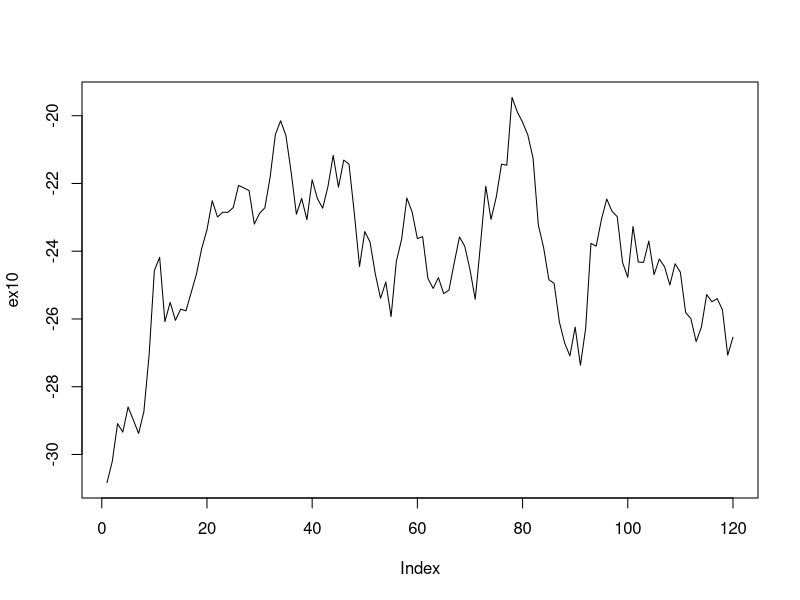
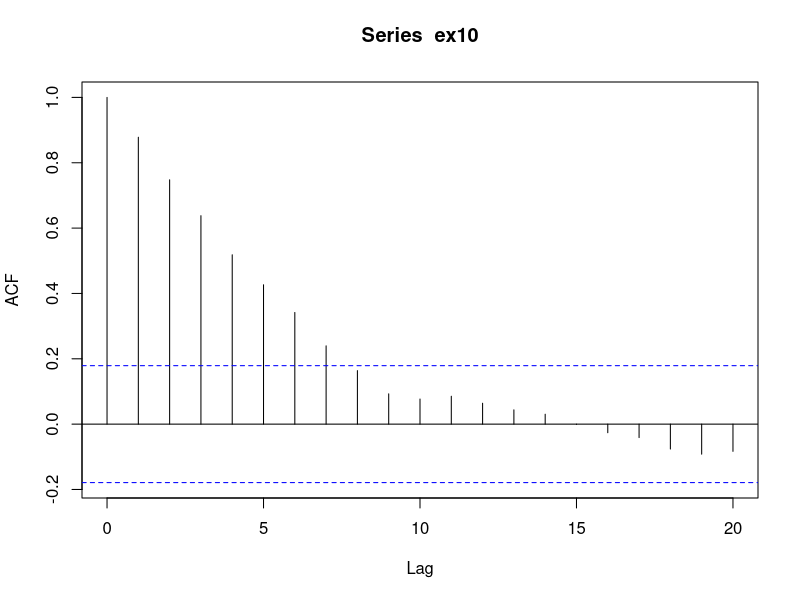
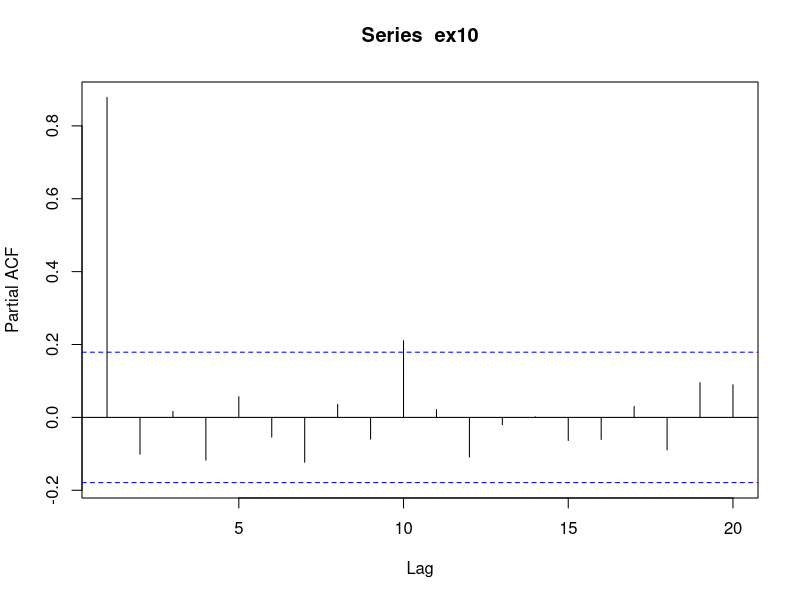
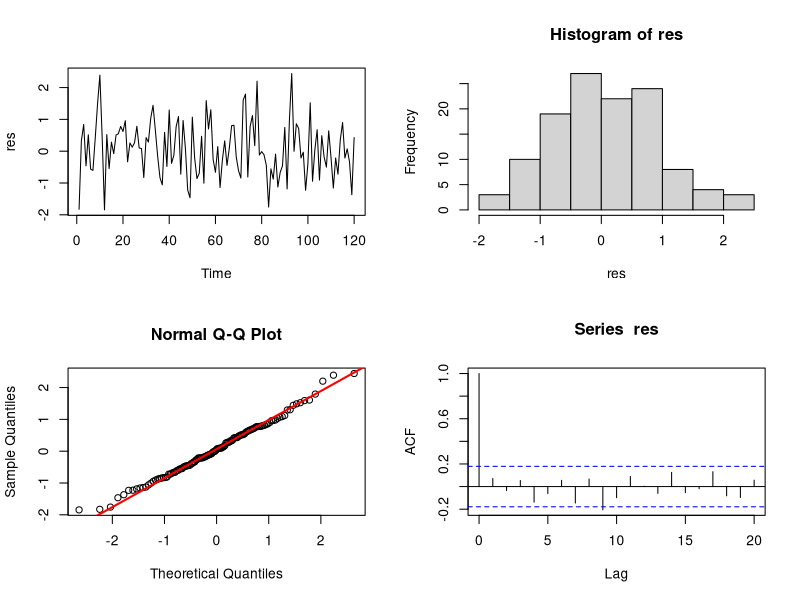
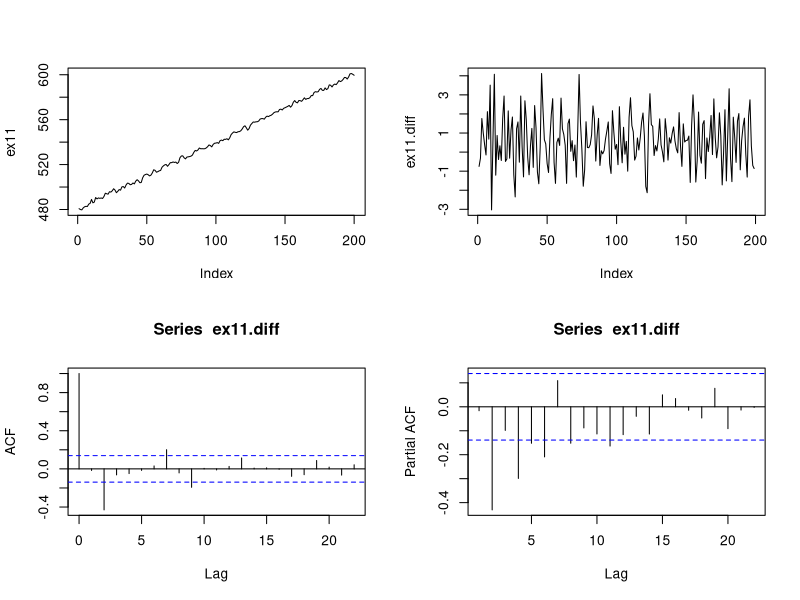
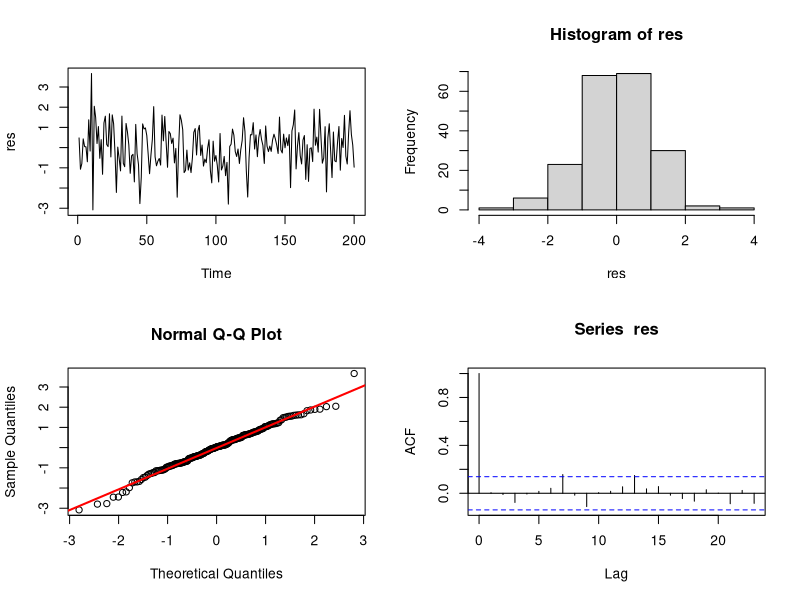

R code for these plots, in order:
## ---- chunk 1
knitr::opts_chunk$set(echo = TRUE, comment = NA)
## ---- chunk 2
library(forecast)
library(tseries)
library(car)
set.seed(0)
## ---- chunk 3
X1 <- arima.sim(list(order=c(1, 0, 0), ar=0.5), n=100)
fit.ar <- Arima(X1, order=c(1, 0, 0))
fit.arma <- Arima(X1, order=c(1, 0, 1))
fit.ar$aic
fit.arma$aic
## ---- chunk 4
X2 <- arima.sim(list(order=c(0, 0, 1), ma=0.5), n=100)
fit.ma <- Arima(X2, order=c(0, 0, 1))
fit.arma <- Arima(X2, order=c(1, 0, 1))
fit.ma$aic
fit.arma$aic
## ---- chunk 5
ex10 <- read.table("ex_ch4_10.txt", header=T)$data
plot(ex10, type="l")
acf(ex10)
## ---- chunk 6
adf.test(ex10)
## ---- chunk 7
pacf(ex10)
## ---- chunk 8
fit.ar <- Arima(ex10, order=c(1, 0, 0))
fit.ar
## ---- chunk 9
res <- fit.ar$residuals
par(mfrow=c(2,2))
plot(res, type="l")
hist(res)
qqnorm(res)
qqline(res, col="red", lwd=2)
acf(res)
## ---- chunk 10
Box.test(res, type="Ljung-Box")
durbinWatsonTest(as.vector(res))
## ---- chunk 11
jarque.bera.test(res)
shapiro.test(res)
## ---- chunk 12
Arima(ex10, order=c(1, 0, 1))
Arima(ex10, order=c(2, 0, 0))
## ---- chunk 13
ex11 <- read.table("ex_ch4_11.txt", header=T)$data
plot(ex11, type="l")
## ---- chunk 14
ex11.diff <- diff(ex11)
plot(ex11.diff, type="l")
## ---- chunk 15
acf(ex11.diff)
pacf(ex11.diff)
## ---- chunk 16
for (p in 1:4){
  print(Arima(ex11, order=c(p, 1, p), include.drift = T)$aic)
}
## ---- chunk 17
fit.arma <- Arima(ex11, order=c(2, 1, 2), include.drift = T)
fit.arma
res <- fit.arma$residuals
par(mfrow=c(2,2))
plot(res, type="l")
hist(res)
qqnorm(res)
qqline(res, col="red", lwd=2)
acf(res)

Box.test(res, type="Ljung-Box") # Ljung-Box test
durbinWatsonTest(as.vector(res)) # Durbin-Watson test
jarque.bera.test(res) # Jarque-Bera test
shapiro.test(res) # Shapiro-Wilk test
## ---- chunk 18
Arima(ex11, order=c(3, 1, 2), include.drift = T)
Arima(ex11, order=c(2, 1, 3), include.drift = T)
